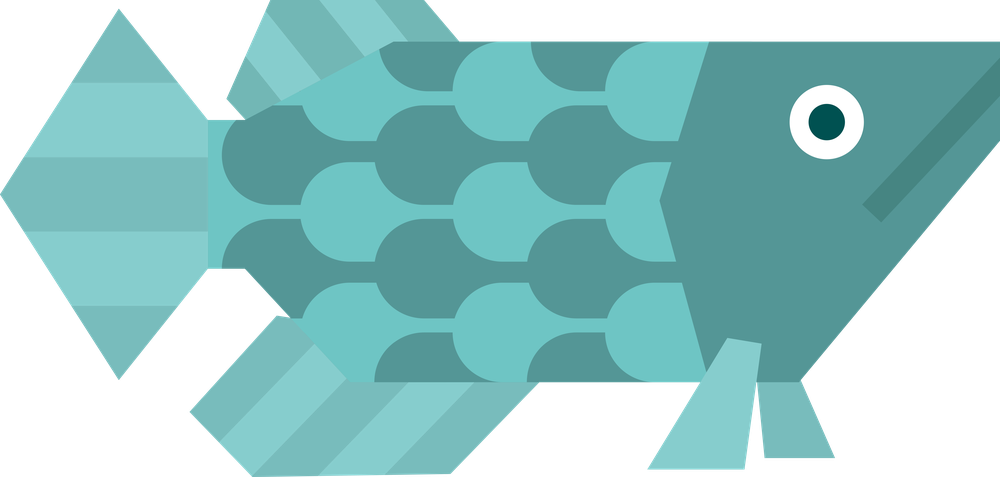
#> input picture assets/fish_2880.png, 1000 x 477 px, shrunk from 6041 x 2880 before the run
$ python dlr.py
#> lines starting #> are read from the running program, lines starting #| are printed output that depends on the picture
import matplotlib.pyplot as plt
from math import *
import numpy as np


def rotate(
    img,
    rot,
    x_offset,
    y_offset,
    delta_x,
    delta_y,
    delta_i,
    fs,
    outer_limit,
    last_px,
    horizontal,
    negate_coords=False,
    flip_range=False,
):
    # print("rotating...")
    src_i = 0
    shift = 1

    bleh = 0

    with open("log2.txt", "w") as f:
        for i in range(outer_limit):
            x_, y_ = fs(i), i

            if bleh > 100:
                break

            range_ = range(last_px, -1, -1) if flip_range else range(last_px)

            for px in range_:
                try:
                    x, y, i_ = [floor(_) for _ in (x_, y_, src_i)]
                    if negate_coords:
                        shift = -1

                    a, b = (px, i_) if not horizontal else (i_, px)

                    f.write(
                        f"(a_, b_): {(shift * (y + y_offset), shift * (x + x_offset))} -> (a, b): {(a, b)}, [(i, px): {(i, px)}]\n"
                    )
                    # f.write(f"[(i, px): {(i, px)}]\n")
                    # rot[shift * (y + y_offset), shift * (x + x_offset)] = img[a, b] # y, x
                    # rot[shift * (y + y_offset) + 1, shift * (x + x_offset)] = img[a + 1, b + 1]
                    x_ += delta_x
                    y_ += delta_y

                    bleh += 1
                    if bleh > 100:
                        break
                except IndexError:
                    # print("[index err]")
                    pass

        src_i += delta_i


def main(fpath, angle):
#> called with fpath = 'assets/fish_2880.png', angle = 170
    img = plt.imread(fpath)
#> img is the input picture: shape (477, 1000, 4) float32; mean R, G, B, A 0.285, 0.48, 0.479, 0.687
    # [4 lines of commented-out code are left out]

    m, n = img.shape[:2]
#> m = 477; n = 1000

    # angle = 330
    # for angle in range(361):
    angle = angle - (angle // 360) * 360
    if angle < 0:
        angle += 360
    alpha = (pi * angle) / 180

    sin_alpha = abs(sin(alpha))
    cos_alpha = abs(cos(alpha))
    tan_alpha = tan(alpha)
    tan_alpha_ = tan(alpha + pi / 2)

    mrt = ceil(m * cos_alpha + n * sin_alpha)
#> mrt = 644
    nrt = ceil(m * sin_alpha + n * cos_alpha)
#> nrt = 1068
    rot = np.zeros((mrt, nrt, 4), dtype=img.dtype)

    # print(f"{(m, n, mrt, nrt) = }")

    # zone 1 and 5
    if (z1 := 0 <= angle <= 45) or (180 < angle <= 225):
        x_offset = ceil(m * sin_alpha)
        y_offset = 0

        fs = lambda y: y / tan_alpha_  # starting line equation
        delta_x = cos_alpha
        delta_y = sin_alpha
        delta_i = 1 / delta_x

        outer_limit = ceil(m * cos_alpha)
        last_px = n
        rotate(
            img,
            rot,
            x_offset,
            y_offset,
            delta_x,
            delta_y,
            delta_i,
            fs,
            outer_limit,
            last_px,
            horizontal=True,
            negate_coords=not z1,
        )

    # zone 2 and 6
    elif (z2 := 45 < angle <= 90) or (225 < angle <= 270):
        x_offset = ceil(m * sin_alpha)
        y_offset = 0

        fs = lambda y: y / tan_alpha  # starting line equation
        delta_x = -sin_alpha
        delta_y = cos_alpha
        delta_i = (-1 if z2 else 1) / delta_x

        outer_limit = ceil(n * sin_alpha)
        last_px = m
        rotate(
            img,
            rot,
            x_offset,
            y_offset,
            delta_x,
            delta_y,
            delta_i,
            fs,
            outer_limit,
            last_px,
            horizontal=False,
            flip_range=not z2,
        )

    # zone 3 and 7
    elif (z2 := 90 < angle <= 135) or (270 < angle <= 315):
        x_offset = nrt
        y_offset = ceil(m * cos_alpha)

        fs = lambda y: y / tan_alpha  # starting line equation
        delta_x = -sin_alpha
        delta_y = -cos_alpha
        delta_i = (-1 if z2 else 1) / delta_x

        outer_limit = ceil(n * sin_alpha)
        last_px = m
        rotate(
            img,
            rot,
            x_offset,
            y_offset,
            delta_x,
            delta_y,
            delta_i,
            fs,
            outer_limit,
            last_px,
            horizontal=False,
            flip_range=not z2,
        )

    # zone 4 and 8
    elif (z1 := 135 < angle <= 180) or (315 < angle <= 360):
        x_offset = ceil(n * cos_alpha)
#> x_offset = 985
        y_offset = 0

        fs = lambda y: y / tan_alpha_  # starting line equation
        delta_x = -cos_alpha
        delta_y = sin_alpha
        delta_i = 1 / delta_x

        outer_limit = ceil(m * cos_alpha)
#> outer_limit = 470
        last_px = n
#> last_px = 1000
        rotate(
            img,
            rot,
            x_offset,
            y_offset,
            delta_x,
            delta_y,
            delta_i,
            fs,
            outer_limit,
            last_px,
            horizontal=True,
            negate_coords=not z1,
        )

    plt.figure(figsize=(10, 5))
    plt.subplot(1, 2, 1)
    plt.title("Original Image")
    plt.imshow(img, cmap="gray")

    plt.subplot(1, 2, 2)
    plt.title("Rotated Image")
    plt.imshow(rot, cmap="gray")
    # plt.show()
    plt.savefig("lol.png")
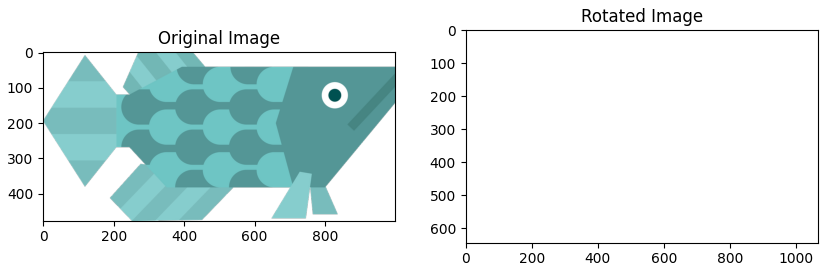
#> figure drawn by matplotlib, 2 panels
    plt.close()


if __name__ == "__main__":
    # [5 lines of commented-out code are left out]
    print("nsdfasdfasdf")
    main("assets/fish_2880.png", 170)
